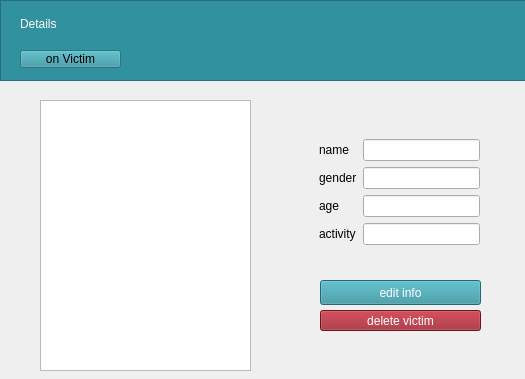
<?xml version="1.0" encoding="UTF-8"?>
<ui version="4.0">
 <class>Details_victims</class>
 <widget class="QDialog" name="Details_victims">
  <property name="enabled">
   <bool>true</bool>
  </property>
  <property name="geometry">
   <rect>
    <x>0</x>
    <y>0</y>
    <width>525</width>
    <height>379</height>
   </rect>
  </property>
  <property name="windowTitle">
   <string>Dialog</string>
  </property>
  <widget class="QFrame" name="frame">
   <property name="geometry">
    <rect>
     <x>0</x>
     <y>0</y>
     <width>571</width>
     <height>81</height>
    </rect>
   </property>
   <property name="styleSheet">
    <string notr="true">background-color: rgb(49, 145, 158);</string>
   </property>
   <property name="frameShape">
    <enum>QFrame::StyledPanel</enum>
   </property>
   <property name="frameShadow">
    <enum>QFrame::Raised</enum>
   </property>
   <widget class="QLabel" name="lbTitle">
    <property name="geometry">
     <rect>
      <x>20</x>
      <y>10</y>
      <width>231</width>
      <height>28</height>
     </rect>
    </property>
    <property name="styleSheet">
     <string notr="true">font: 18pt &quot;Ubuntu&quot;;
color: rgb(255, 255, 255);</string>
    </property>
    <property name="text">
     <string>Details</string>
    </property>
   </widget>
   <widget class="QPushButton" name="btnDetails">
    <property name="enabled">
     <bool>false</bool>
    </property>
    <property name="geometry">
     <rect>
      <x>20</x>
      <y>50</y>
      <width>101</width>
      <height>18</height>
     </rect>
    </property>
    <property name="styleSheet">
     <string notr="true">color: rgb(0, 0, 0);</string>
    </property>
    <property name="text">
     <string>on Victim</string>
    </property>
   </widget>
  </widget>
  <widget class="QTableWidget" name="tw">
   <property name="enabled">
    <bool>true</bool>
   </property>
   <property name="geometry">
    <rect>
     <x>40</x>
     <y>100</y>
     <width>211</width>
     <height>271</height>
    </rect>
   </property>
  </widget>
  <widget class="QWidget" name="formLayoutWidget">
   <property name="geometry">
    <rect>
     <x>319</x>
     <y>139</y>
     <width>161</width>
     <height>131</height>
    </rect>
   </property>
   <layout class="QFormLayout" name="formLayout">
    <item row="0" column="0">
     <widget class="QLabel" name="label">
      <property name="text">
       <string>name</string>
      </property>
     </widget>
    </item>
    <item row="1" column="0">
     <widget class="QLabel" name="label_2">
      <property name="text">
       <string>gender</string>
      </property>
     </widget>
    </item>
    <item row="2" column="0">
     <widget class="QLabel" name="label_3">
      <property name="text">
       <string>age</string>
      </property>
     </widget>
    </item>
    <item row="3" column="0">
     <widget class="QLabel" name="label_4">
      <property name="text">
       <string>activity</string>
      </property>
     </widget>
    </item>
    <item row="0" column="1">
     <widget class="QLineEdit" name="leName"/>
    </item>
    <item row="1" column="1">
     <widget class="QLineEdit" name="leGender"/>
    </item>
    <item row="2" column="1">
     <widget class="QLineEdit" name="leAge"/>
    </item>
    <item row="3" column="1">
     <widget class="QLineEdit" name="leActivity"/>
    </item>
   </layout>
  </widget>
  <widget class="QPushButton" name="btnEdit">
   <property name="geometry">
    <rect>
     <x>320</x>
     <y>280</y>
     <width>161</width>
     <height>25</height>
    </rect>
   </property>
   <property name="styleSheet">
    <string notr="true">background-color: rgb(49, 145, 158);
color: rgb(255, 255, 255);</string>
   </property>
   <property name="text">
    <string>edit info</string>
   </property>
  </widget>
  <widget class="QPushButton" name="btnDel">
   <property name="geometry">
    <rect>
     <x>320</x>
     <y>310</y>
     <width>161</width>
     <height>21</height>
    </rect>
   </property>
   <property name="styleSheet">
    <string notr="true">background-color: rgb(152, 26, 38);
color: rgb(255, 255, 255);</string>
   </property>
   <property name="text">
    <string>delete victim</string>
   </property>
   <property name="iconSize">
    <size>
     <width>7</width>
     <height>8</height>
    </size>
   </property>
  </widget>
 </widget>
 <resources/>
 <connections/>
</ui>
